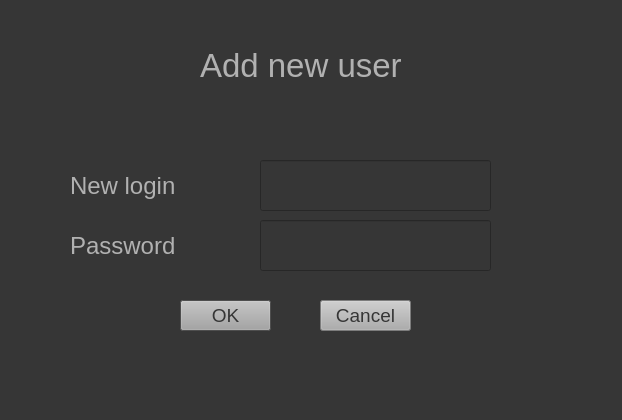
<?xml version="1.0" encoding="UTF-8"?>
<ui version="4.0">
 <class>Dialog</class>
 <widget class="QDialog" name="Dialog">
  <property name="geometry">
   <rect>
    <x>0</x>
    <y>0</y>
    <width>622</width>
    <height>420</height>
   </rect>
  </property>
  <property name="windowTitle">
   <string>Dialog</string>
  </property>
  <property name="styleSheet">
   <string notr="true">background:rgb(54, 54, 54);color: rgb(177, 177, 177);
alternate-background-color: rgb(97, 97, 97);
selection-background-color: rgb(97, 97, 97);</string>
  </property>
  <widget class="QLabel" name="label">
   <property name="geometry">
    <rect>
     <x>200</x>
     <y>40</y>
     <width>281</width>
     <height>51</height>
    </rect>
   </property>
   <property name="styleSheet">
    <string notr="true">color: rgb(177, 177, 177); font-size:25pt;</string>
   </property>
   <property name="text">
    <string>Add new user</string>
   </property>
  </widget>
  <widget class="QLabel" name="label_2">
   <property name="geometry">
    <rect>
     <x>70</x>
     <y>170</y>
     <width>151</width>
     <height>31</height>
    </rect>
   </property>
   <property name="styleSheet">
    <string notr="true">color: rgb(177, 177, 177); font-size:18pt;</string>
   </property>
   <property name="text">
    <string>New login</string>
   </property>
  </widget>
  <widget class="QLineEdit" name="username">
   <property name="geometry">
    <rect>
     <x>260</x>
     <y>160</y>
     <width>231</width>
     <height>51</height>
    </rect>
   </property>
   <property name="styleSheet">
    <string notr="true">color: rgb(173, 173, 173); font-size: 17pt;</string>
   </property>
  </widget>
  <widget class="QPushButton" name="ok_button">
   <property name="geometry">
    <rect>
     <x>180</x>
     <y>300</y>
     <width>91</width>
     <height>31</height>
    </rect>
   </property>
   <property name="styleSheet">
    <string notr="true">background-color: rgb(173, 173, 173); font-size: 14pt;color:rgb(54, 54, 54)</string>
   </property>
   <property name="text">
    <string>OK</string>
   </property>
  </widget>
  <widget class="QPushButton" name="cancel_button">
   <property name="geometry">
    <rect>
     <x>320</x>
     <y>300</y>
     <width>91</width>
     <height>31</height>
    </rect>
   </property>
   <property name="styleSheet">
    <string notr="true">background-color: rgb(173, 173, 173); font-size: 14pt;color:rgb(54, 54, 54)</string>
   </property>
   <property name="text">
    <string>Cancel</string>
   </property>
  </widget>
  <widget class="QLabel" name="label_3">
   <property name="geometry">
    <rect>
     <x>70</x>
     <y>230</y>
     <width>141</width>
     <height>31</height>
    </rect>
   </property>
   <property name="styleSheet">
    <string notr="true">color: rgb(177, 177, 177); font-size:18pt;</string>
   </property>
   <property name="text">
    <string>Password</string>
   </property>
  </widget>
  <widget class="QLineEdit" name="password">
   <property name="geometry">
    <rect>
     <x>260</x>
     <y>220</y>
     <width>231</width>
     <height>51</height>
    </rect>
   </property>
   <property name="styleSheet">
    <string notr="true">color: rgb(173, 173, 173); font-size: 17pt;</string>
   </property>
   <property name="text">
    <string/>
   </property>
  </widget>
 </widget>
 <resources/>
 <connections/>
</ui>
